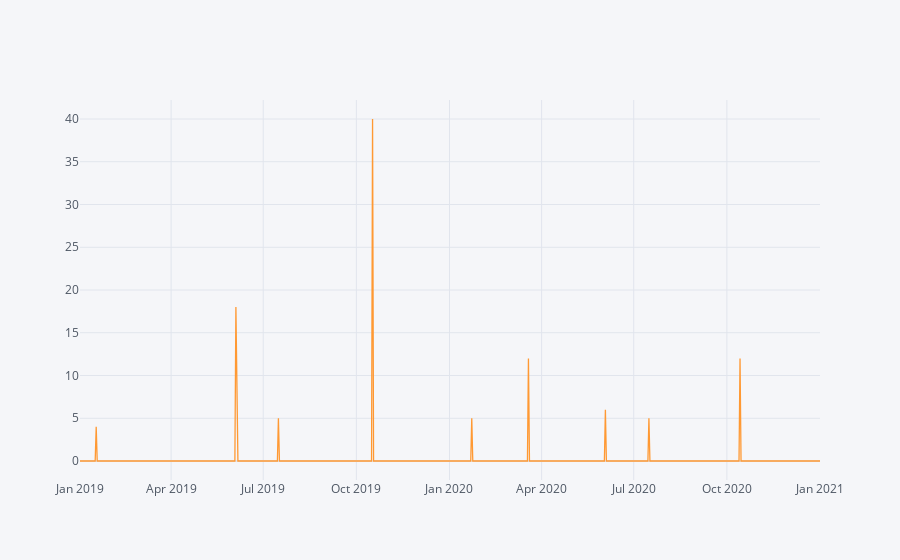

Notebook source saved alongside this figure:
### Markdown cell above
Dividends-a part of a company’s profits that is paid to the people who own shares in it(shareholders)

### Code cell
ts['Dividends'].loc['2019-01-01':'2021-01-01'].iplot()

### Figure 1 — Plotly figure (JSON) as saved in the notebook; plotly's stock layout.template omitted (floating-point values rounded to 4 significant figures; data arrays with more than 128 entries replaced by an {"elided": "..."} marker saying what was removed)
{"data": [{"line": {"color": "rgba(255, 153, 51, 1.0)", "dash": "solid", "shape": "linear", "width": 1.3}, "mode": "lines", "name": "Dividends", "text": "", "type": "scatter", "x": {"elided": "493 str values"}, "y": {"elided": "493 int values"}}], "layout": {"legend": {"bgcolor": "#F5F6F9", "font": {"color": "#4D5663"}}, "paper_bgcolor": "#F5F6F9", "plot_bgcolor": "#F5F6F9", "title": {"font": {"color": "#4D5663"}}, "xaxis": {"gridcolor": "#E1E5ED", "showgrid": true, "tickfont": {"color": "#4D5663"}, "title": {"font": {"color": "#4D5663"}, "text": ""}, "zerolinecolor": "#E1E5ED"}, "yaxis": {"gridcolor": "#E1E5ED", "showgrid": true, "tickfont": {"color": "#4D5663"}, "title": {"font": {"color": "#4D5663"}, "text": ""}, "zerolinecolor": "#E1E5ED"}}}
